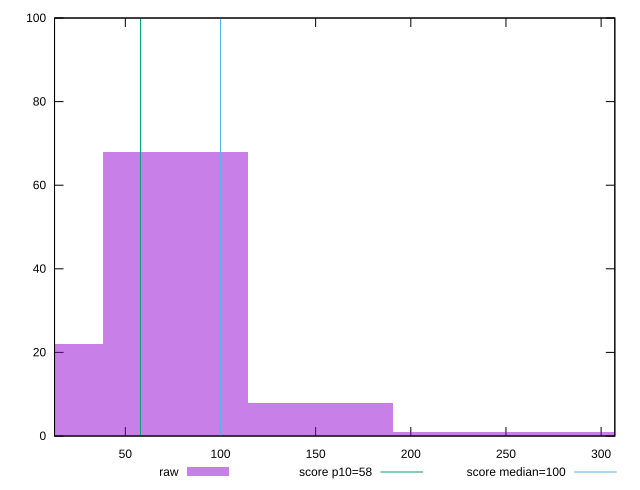

Reproduce this figure in gnuplot.
reset

$raw <<EOF
228.95645269337035 1
305.2752702578271 1
76.31881756445678 68
0 22
152.63763512891356 8
EOF

set key outside below
set boxwidth 76.31881756445678
set xrange [12.8:307.20000000000294]
set yrange [0:100]
set trange [0:100]
set style fill transparent solid 0.5 noborder

set parametric
set terminal svg size 640, 490 enhanced background rgb 'white'
set output "report_00017_2021-02-10T15-08-03.406Z/estimated-input-latency/samples/pages/raw/histogram.svg"

plot $raw title "raw" with boxes, \
     58,t title "score p10=58", \
     100,t title "score median=100"

reset
